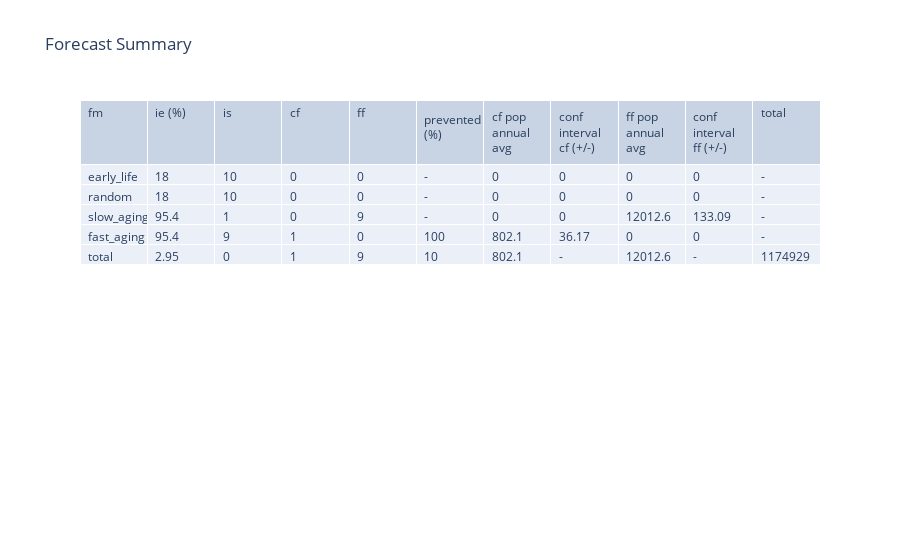

Notebook cell for this chart:
### Code cell
make_table_fig(df)

### Figure 1 — Plotly figure (JSON) as saved in the notebook; plotly's stock layout.template omitted (floating-point values rounded to 4 significant figures)
{"data": [{"cells": {"align": "left", "values": [["early_life", "random", "slow_aging", "fast_aging", "total"], [18, 18, 95.4, 95.4, 2.95], [10, 10, 1, 9, 0], [0, 0, 0, 1, 1], [0, 0, 9, 0, 9], ["-", "-", "-", 100, 10], [0, 0, 0, 802.1, 802.1], [0, 0, 0, 36.17, "-"], [0, 0, 12010.0, 0, 12010.0], [0, 0, 133.1, 0, "-"], ["-", "-", "-", "-", 1174929]]}, "header": {"align": "left", "values": ["fm", "ie (%)", "is", "cf", "ff", "prevented (%)", "cf pop annual avg", "conf interval cf (+/-)", "ff pop annual avg", "conf interval ff (+/-)", "total"]}, "type": "table"}], "layout": {"title": {"text": "Forecast Summary"}}}
